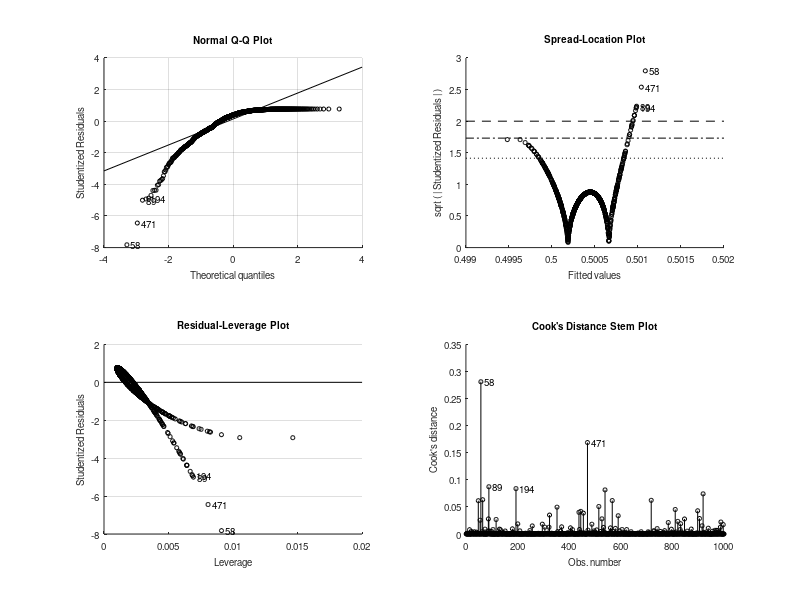

Write the MATLAB code that produced this figure. (Note: this script raises an error after producing the figure.)
%% Experiment: Linearity of Sigmoid with Near-Zero Weights
clear; clc; close all;
% 1. Generate objective, randomized input data
n_samples = 1000;
X = randn(n_samples, 1); %1000x1;

W_small = 0.001 * randn(1, 1);
b_small = 0.001 * randn(1, 1);

W_large = 3.0 * randn(1, 1);
b_large = randn(1, 1);

%Pre-activation Z
Z_small = X * W_small + b_small;
sigmoid_small = 1 ./ (1 + exp(-Z_small));

Z_large = X * W_large + b_large;
sigmoid_large = 1 ./ (1 + exp(-Z_large));

mdl_small = fitlm(Z_small, sigmoid_small);
r2_small = mdl_small.Rsquared.Ordinary;

mdl_large = fitlm(Z_large, sigmoid_large);
r2_large = mdl_large.Rsquared.Ordinary;

fprintf('R-squared for near-zero weights: %.4f\n', r2_small);
fprintf('R-squared for larger weights: %.4f\n', r2_large);

% 5. Plot the data (Dark Mode Styling)
fig = figure('Color', [0.15 0.15 0.15], 'Name', 'Sigmoid Linearity Experiment');

% Subplot 1: Near-Zero Weights
ax1 = subplot(1, 2, 1);
scatter(Z_small, sigmoid_small, 15, 'filled', 'MarkerFaceColor', [0.3 0.8 0.9]);
title(sprintf('Near-Zero Weights\nLinearity (R^2) = %.4f', r2_small), 'Color', 'w');
xlabel('Pre-activation (Z)', 'Color', 'w');
ylabel('Activation Output (A)', 'Color', 'w');
set(ax1, 'Color', [0.2 0.2 0.2], 'XColor', 'w', 'YColor', 'w', 'GridColor', [0.5 0.5 0.5]);
grid on;

% Subplot 2: Larger Weights
ax2 = subplot(1, 2, 2);
scatter(Z_large, sigmoid_large, 15, 'filled', 'MarkerFaceColor', [0.9 0.4 0.4]);
title(sprintf('Larger Weights\nLinearity (R^2) = %.4f', r2_large), 'Color', 'w');
xlabel('Pre-activation (Z)', 'Color', 'w');
ylabel('Activation Output (A)', 'Color', 'w');
set(ax2, 'Color', [0.2 0.2 0.2], 'XColor', 'w', 'YColor', 'w', 'GridColor', [0.5 0.5 0.5]);
grid on;
